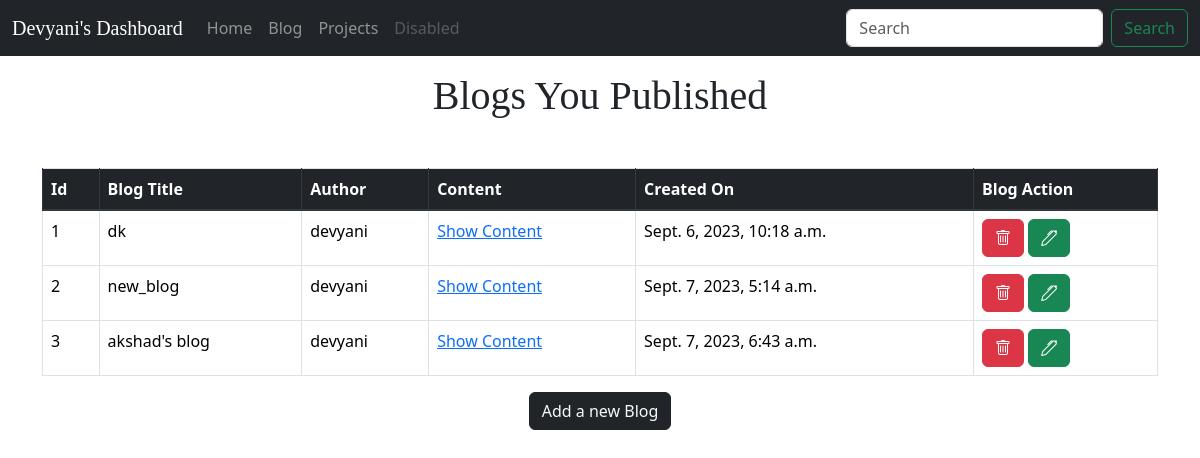
Page /dashboard/blog/ on the earlier database version.
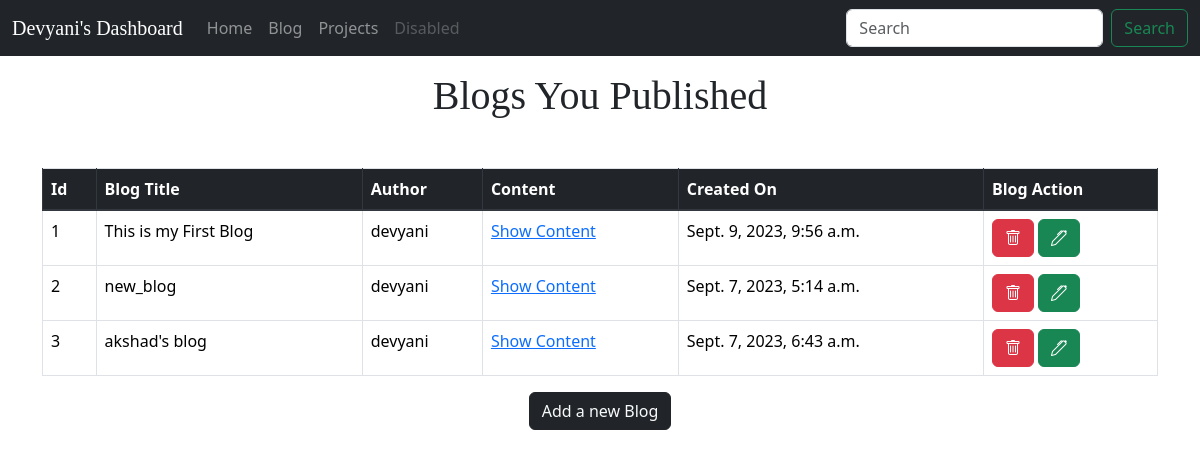
Same page on the later database version.
### website/models.py (models this page shows, shortened)
class Blogs(models.Model):
    title = models.CharField(max_length=100, unique=True)
    author= models.CharField(max_length=20)
    updated_on = models.DateTimeField(auto_now= True)
    content = models.TextField()
    created_on = models.DateTimeField(auto_now= True)
    status = models.IntegerField(choices=STATUS, default=0)
    class Meta:
        ordering = ['-created_on']

### dashboard/views.py (the view)
# urls.py: path('blog/',views.BlogView.as_view(), name='blog_view'),
class BlogView(generic.ListView):
    model= Blogs
    template_name = 'dashboard/blog.html'
    context_object_name = 'blogs'
    def get_queryset(self):
        return Blogs.objects.order_by("id")

### dashboard/templates/dashboard/blog.html (shortened to what this page needs)
{% extends 'dashboard/base.html' %}
{% block contacts %}
<link href="https://cdn.jsdelivr.net/npm/bootstrap@5.3.1/dist/css/bootstrap.min.css" rel="stylesheet">
<link rel="stylesheet" href="https://cdn.jsdelivr.net/npm/bootstrap-icons@1.7.2/font/bootstrap-icons.css">
<div class="heading mt-3"><center><h1 style="font-family:cursive ;">Blogs You Published</h1></center></div>
<div class="container mt-5" id="items-table">
<table class="table table-bordered">
    <thead class="thead-dark">
      <tr>
        <th scope="col">Id</th>
        <th scope="col">Blog Title</th>
        <th scope="col">Author</th>
        <th scope="col">Content</th>
        <th scope="col">Created On</th>
        <th scope="col">Blog Action</th>
      </tr>
    </thead>
    <tbody>
        {% for blog in blogs  %}
      <tr>
        <td>{{forloop.counter}}</td>
        <td>{{blog.title}}</td>
        <td>{{blog.author}}</td>
        <td><a href = "{% url 'dashboard:contents' blog.id %}">Show Content</a></td>
        <td>{{blog.created_on}}</td>
        <td><a href="{% url 'dashboard:delete_blog' blog.id %}"><button type="button" class="btn btn-danger"><i class="bi bi-trash"></i></button></a>
            <a href="{% url 'dashboard:update' blog.id %}"><button type="button" class="btn btn-success">
                <i class="bi bi-pen"></i></button>
              </a>
        </td>
      </tr>
      {% empty %}
      <p>No messages Received</p>
      {% endfor %}
    </tbody>
  </table>
</div>
<div class="newbutton">
    <center><a href="{% url 'dashboard:new_blog' %}"><button class="btn btn-dark text-light">Add a new Blog</button></a></center>
</div>
{% endblock %}

Differences in the rows shown:
removed Blogs: title "dk", author "devyani", created_on "Sept. 6, 2023, 10:18 a.m."
added Blogs: title "This is my First Blog", author "devyani", created_on "Sept. 9, 2023, 9:56 a.m."
